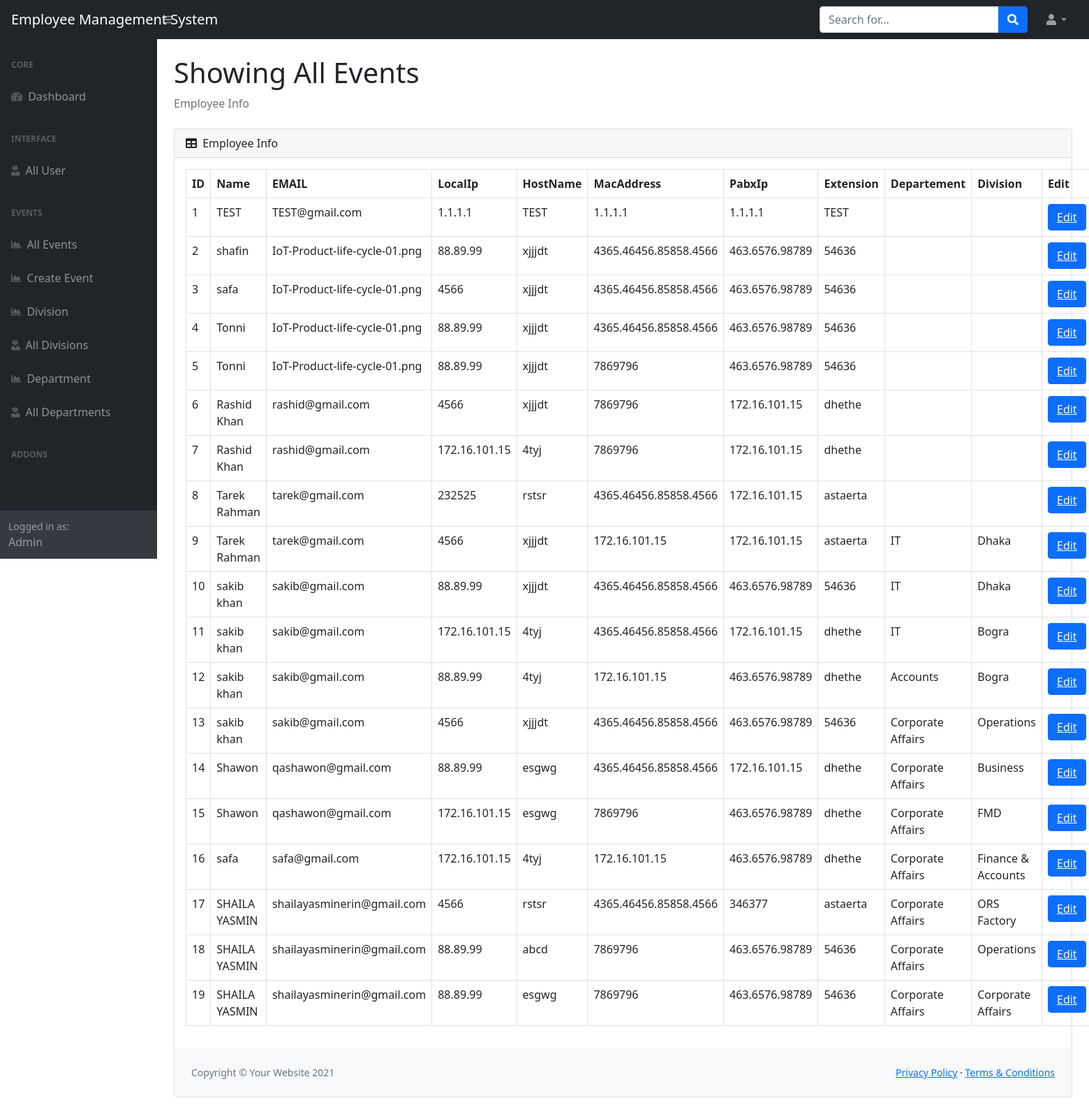
Screenshot of /allEvents.php with the database file from the repository.
### tables this page shows
CREATE TABLE `events` (
  `ID` int(200) NOT NULL,
  `NAME` varchar(200) NOT NULL,
  `EMAIL` varchar(200) NOT NULL,
  `LOCAL_IP` varchar(200) NOT NULL,
  `HOST_NAME` varchar(200) NOT NULL,
  `MAC_ADDRESS` varchar(200) NOT NULL,
  `PABX_IP` varchar(200) NOT NULL,
  `EXTENSION` varchar(200) NOT NULL,
  `DEPARTMENT` varchar(200) NOT NULL,
  `DIVISION` varchar(200) NOT NULL
);

### allEvents.php (the view, shortened to what this page needs)
<?php
  $connection = new mysqli("localhost","root","","test");
  $query = "SELECT * FROM events";
  $result = mysqli_query($connection, $query);
?>
<!DOCTYPE html>
<html lang="en">
    <head>
        <link href="https://cdn.jsdelivr.net/npm/simple-datatables@latest/dist/style.css" rel="stylesheet" />
        <link href="assets/css/styles.css" rel="stylesheet" />
    <link rel="stylesheet" href="https://lipis.github.io/bootstrap-sweetalert/dist/sweetalert.css" />
    </head>
    <body class="sb-nav-fixed">
        <nav class="sb-topnav navbar navbar-expand navbar-dark bg-dark">
            <a class="navbar-brand ps-3" href="index.html">Employee Management System</a>
            <button class="btn btn-link btn-sm order-1 order-lg-0 me-4 me-lg-0" id="sidebarToggle" href="#!"><i class="fas fa-bars"></i></button>
            <form class="d-none d-md-inline-block form-inline ms-auto me-0 me-md-3 my-2 my-md-0">
                <div class="input-group">
                    <input class="form-control" type="text" placeholder="Search for..." aria-label="Search for..." aria-describedby="btnNavbarSearch" />
                    <button class="btn btn-primary" id="btnNavbarSearch" type="button"><i class="fas fa-search"></i></button>
                </div>
            </form>
            <ul class="navbar-nav ms-auto ms-md-0 me-3 me-lg-4">
                <li class="nav-item dropdown">
                    <a class="nav-link dropdown-toggle" id="navbarDropdown" href="#" role="button" data-bs-toggle="dropdown" aria-expanded="false"><i class="fas fa-user fa-fw"></i></a>
                </li>
            </ul>
        </nav>
        <div id="layoutSidenav">
            <div id="layoutSidenav_nav">
                <nav class="sb-sidenav accordion sb-sidenav-dark" id="sidenavAccordion">
                    <div class="sb-sidenav-menu">
                    <div class="nav">
                            <div class="sb-sidenav-menu-heading">Core</div>
                            <a class="nav-link" href="./adminDashboard.php">
                                <div class="sb-nav-link-icon"><i class="fas fa-tachometer-alt"></i></div>
                                Dashboard
                            </a>
                            <div class="sb-sidenav-menu-heading">Interface</div>
                            <a class="nav-link" href="./allUser.php">
                                <div class="sb-nav-link-icon"><i class="fas fa-user-ninja"></i></i></div>
                                All User
                            </a>
                            <div class="sb-sidenav-menu-heading">Events</div>
                            <a class="nav-link" href="./allEvents.php">
                                <div class="sb-nav-link-icon"><i class="fas fa-chart-area"></i></div>
                                All Events
                            </a>
                            <a class="nav-link" href="./createEvent.php">
                                <div class="sb-nav-link-icon"><i class="fas fa-chart-area"></i></div>
                                Create Event
                            </a>
                            <a class="nav-link" href="./Division.php"?>
                                <div class="sb-nav-link-icon"><i class="fas fa-chart-area"></i></div>
                                Division
                            </a>
                            <a class="nav-link" href="./AllDivision.php">
                                <div class="sb-nav-link-icon"><i class="fas fa-user-ninja"></i></i></div>
                                All Divisions
                            </a>
                            <a class="nav-link" href="./Department.php"?>
                                <div class="sb-nav-link-icon"><i class="fas fa-chart-area"></i></div>
                                Department
                            </a>
                            <a class="nav-link" href="./AllDepartments.php">
                                <div class="sb-nav-link-icon"><i class="fas fa-user-ninja"></i></i></div>
                                All Departments
                            </a>
                            <div class="sb-sidenav-menu-heading">Addons</div>
                        </div>
                    </div>
                    <div class="sb-sidenav-footer">
                        <div class="small">Logged in as:</div>
                        Admin
                    </div>
                </nav>
            </div>
            <div id="layoutSidenav_content">
                <main>
                    <div class="container-fluid px-4">
                        <h1 class="mt-4">Showing All Events</h1>
                        <ol class="breadcrumb mb-4">
                            <li class="breadcrumb-item active">Employee  Info</li>
                        </ol>
                        <div class="card mb-4">
                            <div class="card-header">
                                <i class="fas fa-table me-1"></i>
                                Employee Info
                            </div>
                            <div class="card-body">
                            <table class="table caption-top table-bordered">
                            <thead>
                            <tr>
                                <th scope="col">ID</th>
                                <th scope="col">Name</th>
                                <th scope="col">EMAIL</th>
                                <th scope="col">LocalIp</th>
                                <th scope="col">HostName</th>
                                <th scope="col">MacAddress</th>
                                <th scope="col">PabxIp</th>
                                <th scope="col">Extension</th>
                                <th scope="col">Departement </th>
                                <th scope="col">Division</th>
                                <th scope="col">Edit</th>
                            </tr>
                            </thead>
                            <tbody>
                            <?php
                                while($row=mysqli_fetch_assoc($result))
                                {
                                    $eID = $row['ID'];
                                    $eName= $row['NAME'];
                                    $email = $row['EMAIL'];
                                    $LocalIp = $row['LOCAL_IP'];
                                    $HostName = $row['HOST_NAME'];
                                    $MacAddress = $row['MAC_ADDRESS'];
                                    $PabxIp = $row['PABX_IP'];
                                    $Extension = $row['EXTENSION'];
                                    $Department = $row['DEPARTMENT'];
                                    $Division = $row['DIVISION'];
                            ?>
                                            <tr ID="<?php echo $eID; ?>">
                                                <td><?php echo $eID ?></td>
                                                <td><?php echo $eName ?></td>
                                                <td><?php echo $email ?></td>
                                                <td><?php echo $LocalIp?></td>
                                                <td><?php echo $HostName?></td>
                                                <td><?php echo $MacAddress?></td>
                                                <td><?php echo $PabxIp?></td>
                                                <td><?php echo $Extension?></td>
                                                <td><?php echo  $Department?></td>
                                                <td><?php echo  $Division?></td>
                                                <td><button type="button"id="Edit" class="btn btn-primary "><a href="update.php?GetId=<?php echo $eID ?>"class= "text-light" >Edit</a></td></button>
                                            </tr>
                                                            <?php
                                                                }
                                                                ?>
                                                                </tbody>
                                                                </table>
                                                                </div>
</body>
                <footer class="py-4 bg-light mt-auto">
                    <div class="container-fluid px-4">
                        <div class="d-flex align-items-center justify-content-between small">
                            <div class="text-muted">Copyright &copy; Your Website 2021</div>
                            <div>
                                <a href="#">Privacy Policy</a>
                                &middot;
                                <a href="#">Terms &amp; Conditions</a>
                            </div>
                        </div>
                    </div>
                </footer>
</html>

### rows the page displays
events: ID "1", NAME "TEST", EMAIL "TEST@gmail.com", LOCAL_IP "1.1.1.1", HOST_NAME "TEST", MAC_ADDRESS "1.1.1.1", PABX_IP "1.1.1.1", EXTENSION "TEST"
events: ID "2", NAME "shafin", EMAIL "IoT-Product-life-cycle-01.png", LOCAL_IP "88.89.99", HOST_NAME "xjjjdt", MAC_ADDRESS "4365.46456.85858.4566", PABX_IP "463.6576.98789", EXTENSION "54636"
events: ID "3", NAME "safa", EMAIL "IoT-Product-life-cycle-01.png", LOCAL_IP "4566", HOST_NAME "xjjjdt", MAC_ADDRESS "4365.46456.85858.4566", PABX_IP "463.6576.98789", EXTENSION "54636"
events: ID "4", NAME "Tonni", EMAIL "IoT-Product-life-cycle-01.png", LOCAL_IP "88.89.99", HOST_NAME "xjjjdt", MAC_ADDRESS "4365.46456.85858.4566", PABX_IP "463.6576.98789", EXTENSION "54636"
events: ID "5", NAME "Tonni", EMAIL "IoT-Product-life-cycle-01.png", LOCAL_IP "88.89.99", HOST_NAME "xjjjdt", MAC_ADDRESS "7869796", PABX_IP "463.6576.98789", EXTENSION "54636"
events: ID "6", NAME "Rashid Khan", EMAIL "rashid@gmail.com", LOCAL_IP "4566", HOST_NAME "xjjjdt", MAC_ADDRESS "7869796", PABX_IP "172.16.101.15", EXTENSION "dhethe"
events: ID "7", NAME "Rashid Khan", EMAIL "rashid@gmail.com", LOCAL_IP "172.16.101.15", HOST_NAME "4tyj", MAC_ADDRESS "7869796", PABX_IP "172.16.101.15", EXTENSION "dhethe"
events: ID "8", NAME "Tarek Rahman", EMAIL "tarek@gmail.com", LOCAL_IP "232525", HOST_NAME "rstsr", MAC_ADDRESS "4365.46456.85858.4566", PABX_IP "172.16.101.15", EXTENSION "astaerta"
events: ID "9", NAME "Tarek Rahman", EMAIL "tarek@gmail.com", LOCAL_IP "4566", HOST_NAME "xjjjdt", MAC_ADDRESS "172.16.101.15", PABX_IP "172.16.101.15", EXTENSION "astaerta", DEPARTMENT "IT", DIVISION "Dhaka"
events: ID "10", NAME "sakib khan", EMAIL "sakib@gmail.com", LOCAL_IP "88.89.99", HOST_NAME "xjjjdt", MAC_ADDRESS "4365.46456.85858.4566", PABX_IP "463.6576.98789", EXTENSION "54636", DEPARTMENT "IT", DIVISION "Dhaka"
events: ID "11", NAME "sakib khan", EMAIL "sakib@gmail.com", LOCAL_IP "172.16.101.15", HOST_NAME "4tyj", MAC_ADDRESS "4365.46456.85858.4566", PABX_IP "172.16.101.15", EXTENSION "dhethe", DEPARTMENT "IT", DIVISION "Bogra"
events: ID "12", NAME "sakib khan", EMAIL "sakib@gmail.com", LOCAL_IP "88.89.99", HOST_NAME "4tyj", MAC_ADDRESS "172.16.101.15", PABX_IP "463.6576.98789", EXTENSION "dhethe", DEPARTMENT "Accounts", DIVISION "Bogra"
events: ID "13", NAME "sakib khan", EMAIL "sakib@gmail.com", LOCAL_IP "4566", HOST_NAME "xjjjdt", MAC_ADDRESS "4365.46456.85858.4566", PABX_IP "463.6576.98789", EXTENSION "54636", DEPARTMENT "Corporate Affairs", DIVISION "Operations"
events: ID "14", NAME "Shawon", EMAIL "qashawon@gmail.com", LOCAL_IP "88.89.99", HOST_NAME "esgwg", MAC_ADDRESS "4365.46456.85858.4566", PABX_IP "172.16.101.15", EXTENSION "dhethe", DEPARTMENT "Corporate Affairs", DIVISION "Business"
events: ID "15", NAME "Shawon", EMAIL "qashawon@gmail.com", LOCAL_IP "172.16.101.15", HOST_NAME "esgwg", MAC_ADDRESS "7869796", PABX_IP "463.6576.98789", EXTENSION "dhethe", DEPARTMENT "Corporate Affairs", DIVISION "FMD"
events: ID "16", NAME "safa", EMAIL "safa@gmail.com", LOCAL_IP "172.16.101.15", HOST_NAME "4tyj", MAC_ADDRESS "172.16.101.15", PABX_IP "463.6576.98789", EXTENSION "dhethe", DEPARTMENT "Corporate Affairs", DIVISION "Finance & Accounts"
events: ID "17", NAME "SHAILA YASMIN", EMAIL "shailayasminerin@gmail.com", LOCAL_IP "4566", HOST_NAME "rstsr", MAC_ADDRESS "4365.46456.85858.4566", PABX_IP "346377", EXTENSION "astaerta", DEPARTMENT "Corporate Affairs", DIVISION "ORS Factory"
events: ID "18", NAME "SHAILA YASMIN", EMAIL "shailayasminerin@gmail.com", LOCAL_IP "88.89.99", HOST_NAME "abcd", MAC_ADDRESS "7869796", PABX_IP "463.6576.98789", EXTENSION "54636", DEPARTMENT "Corporate Affairs", DIVISION "Operations"
events: ID "19", NAME "SHAILA YASMIN", EMAIL "shailayasminerin@gmail.com", LOCAL_IP "88.89.99", HOST_NAME "esgwg", MAC_ADDRESS "7869796", PABX_IP "463.6576.98789", EXTENSION "54636", DEPARTMENT "Corporate Affairs", DIVISION "Corporate Affairs"
